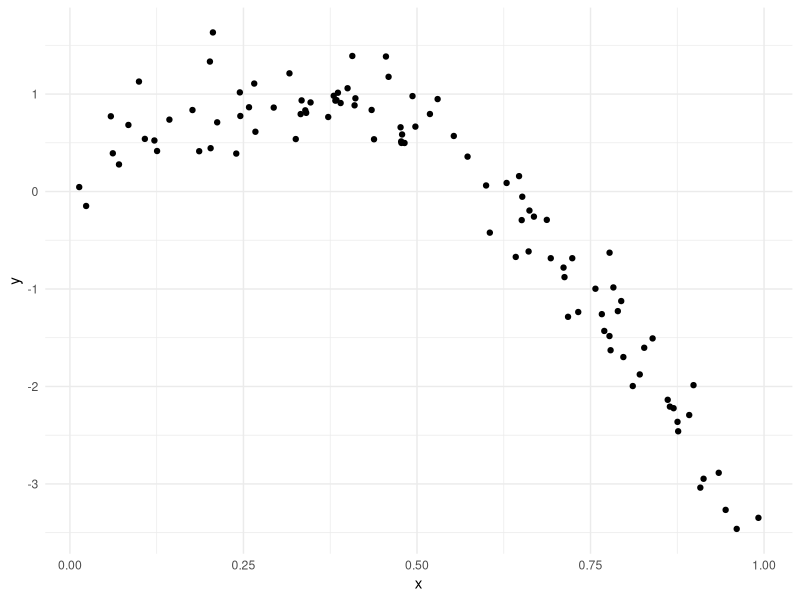
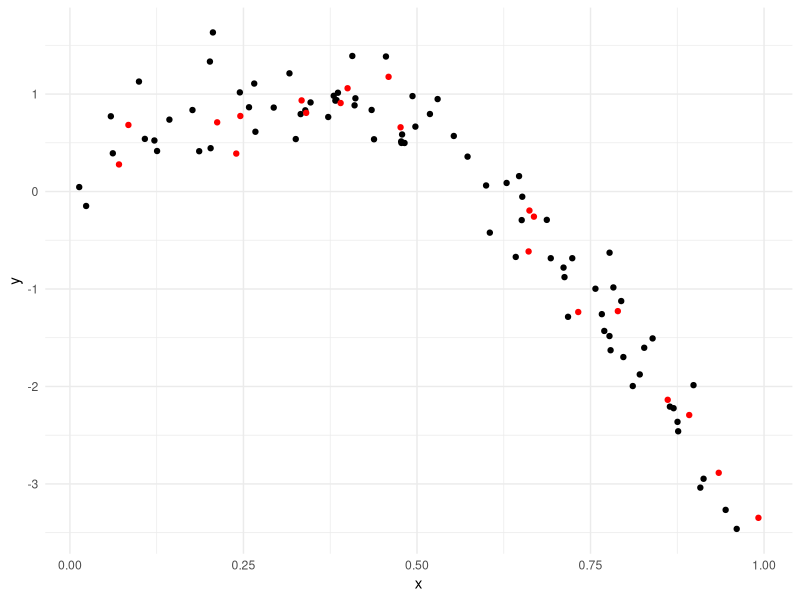
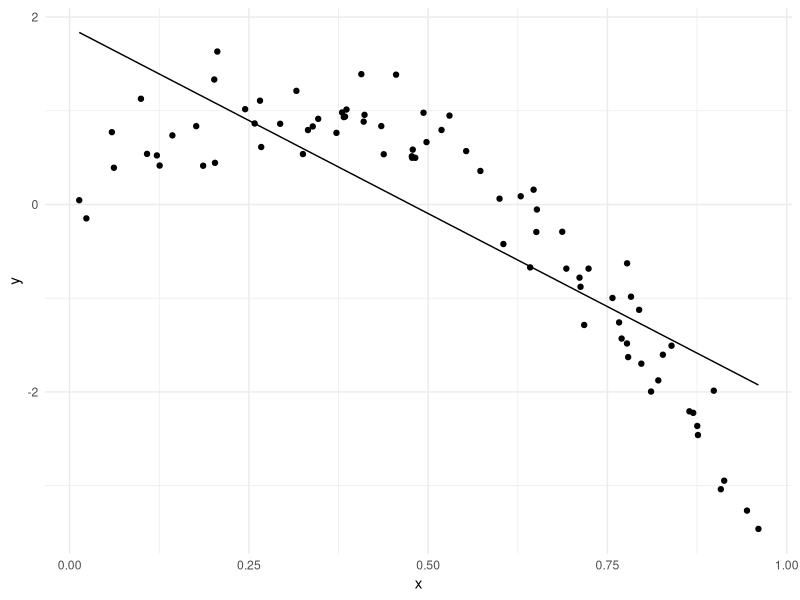
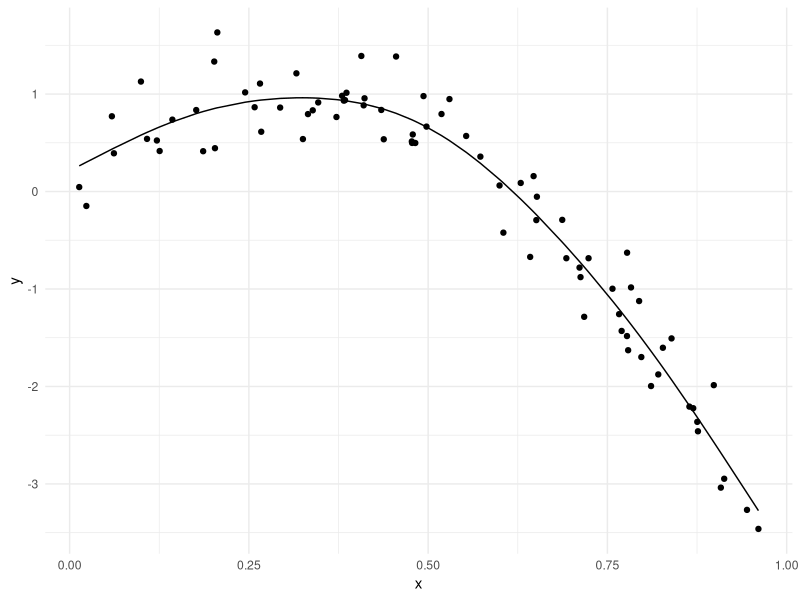
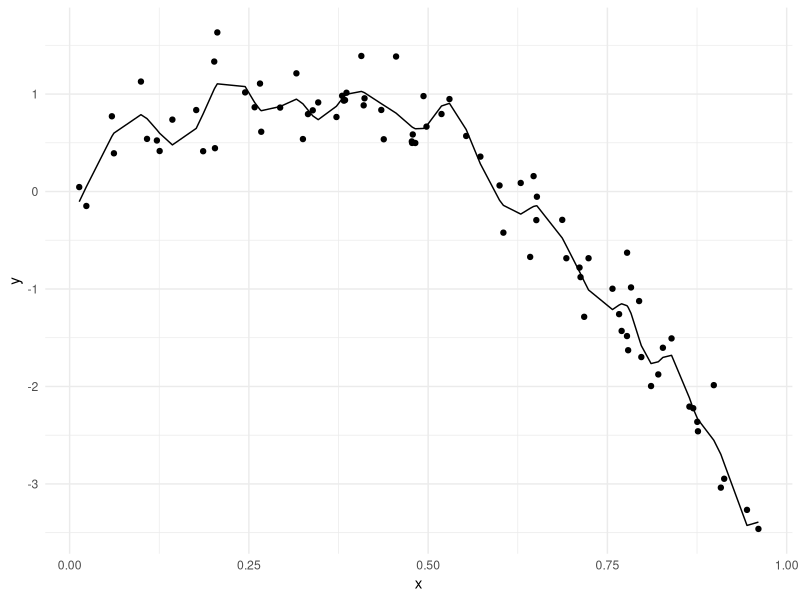

The R script that drew these images, in order:
## ---- chunk 1
library(tidyverse)

knitr::opts_chunk$set(
	echo = TRUE,
	warning = FALSE,
  fig.width = 6,
  fig.asp = .6,
  out.width = "90%"
)

theme_set(theme_minimal() + theme(legend.position = "bottom"))

options(
  ggplot2.continuous.colour = "viridis",
  ggplot2.continuous.fill = "viridis"
)

scale_colour_discrete = scale_colour_viridis_d
scale_fill_discrete = scale_fill_viridis_d
## ---- chunk 2
library(tidyverse)
library(modelr)

set.seed(1)
## ---- chunk 3
nonlin_df = 
  tibble(
    id = 1:100,
    x = runif(100, 0, 1),
    y = 1 - 10 * (x - .3) ^ 2 + rnorm(100, 0, 0.3)
  )

nonlin_df |> 
  ggplot(aes(x = x, y = y)) + 
  geom_point()
## ---- chunk 4
#sample_n(dataset, size #)
train_df = sample_n(nonlin_df, 80)

#anti_join of whatever is in the nonlin_df dataset and not in the train_df and do it by "id"
test_df = anti_join(nonlin_df, train_df, by = "id")
## ---- chunk 5
train_df |> 
  ggplot(aes(x = x, y = y)) + 
  geom_point() + 
  geom_point(data = test_df, color = "red")

#black = training data, red = testing data

# the question is can I fit some curve through the black points here and see how well that curve predicts the red points (there is going to be some error)
## ---- chunk 6
#fit a linear model 
linear_mod = lm(y ~ x, data = train_df)

# the right way to fit a smooth model using generalized additive models
#mgcv::gam() where y is a smooth term of x and you specific the data 
# s(x) says give me a smooth function of x
smooth_mod = mgcv::gam(y ~ s(x), data = train_df)

#break the smooth_mod by forcing mgcv to do something by setting k = 30 and the smoothing parameter sp = 10e-6
#k=30 means you are going to get 30 individual line segments spread across the domain
#sp = 10e-6 says it is forcing mgcv to do somethin dumb
wiggly_mod = mgcv::gam(y ~ s(x, k = 30), sp = 10e-6, data = train_df)
## ---- chunk 7
#modelr::add_predictions(model you want to use to add predictions)
#plot output shows this model is not that great
train_df |> 
  modelr::add_predictions(linear_mod) |> 
  ggplot(aes(x = x, y = y)) + 
  geom_point() + 
  geom_line(aes(y = pred))

# this plot shows a smooth curve going right through the middle of the data points
train_df |> 
  modelr::add_predictions(smooth_mod) |> 
  ggplot(aes(x = x, y = y)) + 
  geom_point() + 
  geom_line(aes(y = pred))

#plot output shows the curve broken down
train_df |> 
  modelr::add_predictions(wiggly_mod) |> 
  ggplot(aes(x = x, y = y)) + 
  geom_point() + 
  geom_line(aes(y = pred))
## ---- chunk 8
#assessing goodness of fit can be done via RMSE
rmse(linear_mod, train_df)
rmse(smooth_mod, train_df)
rmse(wiggly_mod, train_df)

#from the rmse, the wiggly_mod shows that it is the best fit (lowest rmse); however, this only works for the dataset used to train the model, but it does not mean it is the best for future data
## ---- chunk 9
rmse(linear_mod, test_df)
rmse(smooth_mod, test_df)
rmse(wiggly_mod, test_df)
#using the test data set, the smooth model appears to be better (lowest rmse)
